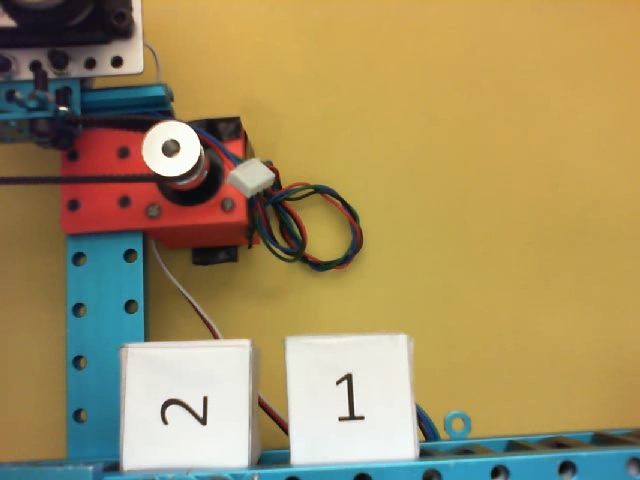
#> input picture pictures_numeric_train/21/20200414001003_2090.jpg, 640 x 480 px; its folder holds only this picture in this run
$ python eval.py
#> lines starting #> are read from the running program, lines starting #| are printed output that depends on the picture; after the words box and inside, x2 and y2 are one past the last pixel; in counts of white or black regions, pixels touching at a corner belong together
#> further down, source is the input picture: shape (480, 640, 3); mean B, G, R 97.3, 143.4, 161.6
# -*- coding: utf-8 -*-
# импортируйте все библиотеки, которые вам понадобятся
import cv2
import os


def standardize_input(source_img):
    img = cv2.cvtColor(source_img, cv2.COLOR_BGR2HSV)
#> img: shape (480, 640, 3); mean H, S, V 38.1, 127.6, 172

    img = cv2.inRange(img, (0, 0, 0), (255, 45, 255))
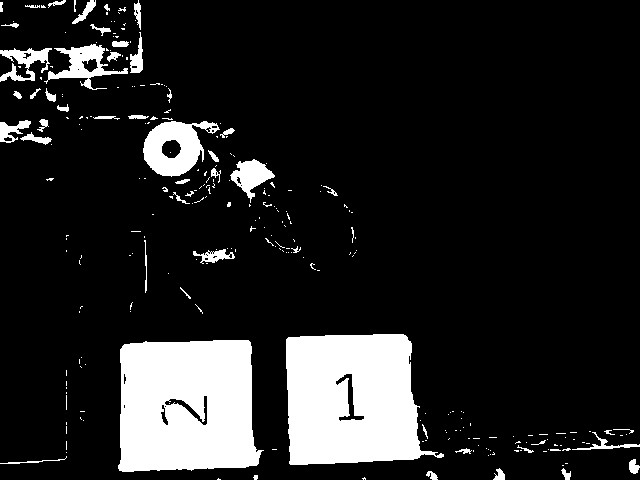
#> img: shape (480, 640); 13.8% white; 265 white regions (211 under 20 px), largest, box (x1, y1, x2, y2) and area: (118, 340, 264, 472) 16639, (286, 334, 444, 465) 15880, (143, 121, 220, 177) 2422
    img = cv2.erode(img, (3, 3), iterations=4)
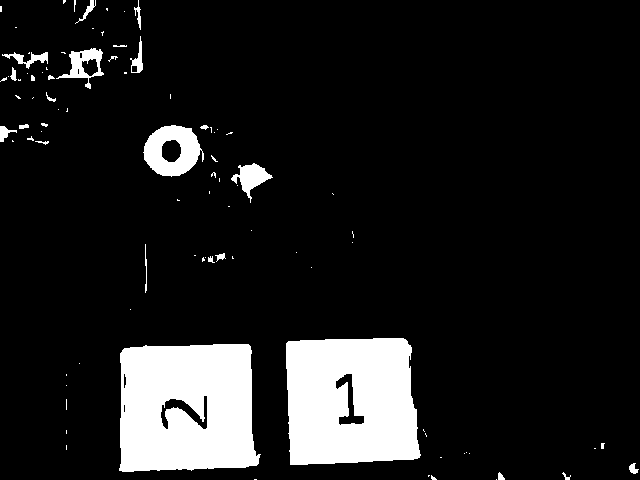
#> img: shape (480, 640); 11.7% white; 91 white regions (66 under 20 px), largest, box (x1, y1, x2, y2) and area: (119, 344, 261, 472) 15825, (286, 338, 421, 465) 15057, (143, 125, 204, 177) 1944
    img = cv2.dilate(img, (3, 3), iterations=4)
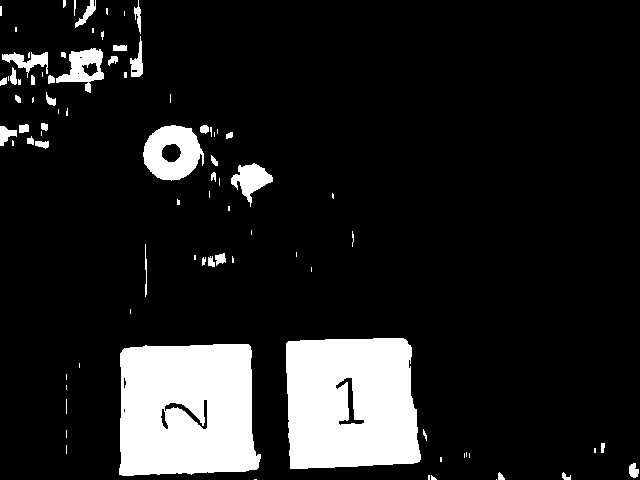
#> img: shape (480, 640); 12.9% white; 85 white regions (45 under 20 px), largest, box (x1, y1, x2, y2) and area: (119, 344, 261, 476) 16617, (286, 338, 421, 469) 15777, (143, 125, 204, 181) 2264

    c = max(cv2.findContours(img, cv2.RETR_TREE, cv2.CHAIN_APPROX_NONE)[0], key=cv2.contourArea)
#> c = contour of 518 points, box (x1, y1, x2, y2) (119, 344, 261, 476), area 16710
    extreme = tuple(c[c[:, :, 0].argmin()][0]), tuple(c[c[:, :, 1].argmin()][0]), \
              tuple(c[c[:, :, 0].argmax()][0]), tuple(c[c[:, :, 1].argmax()][0])
#> extreme = ((119, 468), (213, 344), (260, 458), (122, 475))
    x, y = (extreme[0][0], extreme[1][1]), (extreme[2][0], extreme[3][1])
#> x = (119, 344); y = (260, 475)
    img = source_img[x[1]:y[1], x[0]:y[0]]
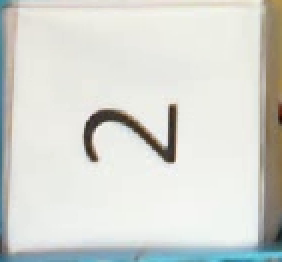
#> img: shape (131, 141, 3) (shown 2 times larger); mean B, G, R 210.9, 216.4, 214.4

    return img


MODEL_FILE_NAME = ''  # Пропишите путь к вашей модели


def load_final_model():
    """ Функция осуществляет загрузку модели машинного обучения из файла MODEL_FILE_NAME.
        Выходные параметры: загруженная модель
    """
    # TODO: Функция загрузки модели
    model = tuple()
    return model


def predict(image, model):
    """ Функция осуществляет подачу данных на вход модели и возвращает вектор формата [1, 2]. Длина вектора может быть от 1 до 3.
         Входные параметры: изображение
         Выходные параметры: вектор с определёнными цифрами на изображении.
    """
    # TODO: Функция предсказания вектора цифр по заданной картинке
    vec = tuple()
    return vec


# Просмотр обработанных картинок в директории path
path = 'pictures_numeric_train/21'
for filename in os.listdir(path):
    file = path + '/' + filename
    source = cv2.imread(file)
    image = standardize_input(source)

    cv2.imshow('image', image)
    while True:
        if cv2.waitKey(0) == ord('q'):
#> (key q is pressed here)
            cv2.destroyWindow('image')
            break

$ run again, on pictures_numeric_train/21/20200414001132_6875.jpg
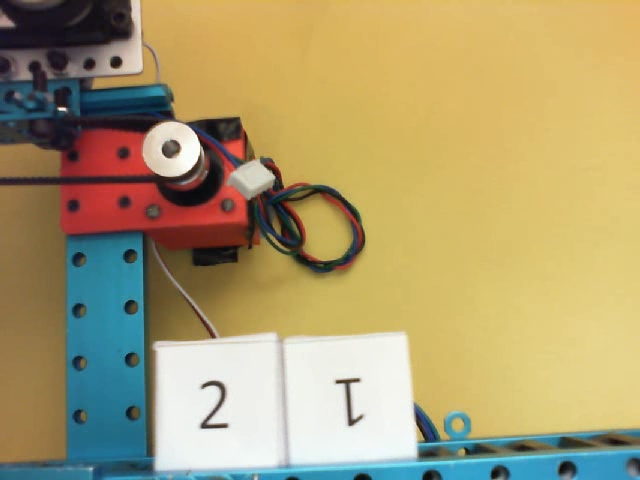
#> input picture pictures_numeric_train/21/20200414001132_6875.jpg, 640 x 480 px
#> source is the input picture: shape (480, 640, 3); mean B, G, R 112.4, 157, 171.6
#> in standardize_input, `img = cv2.dilate(img, (3, 3), iterations=4)`:
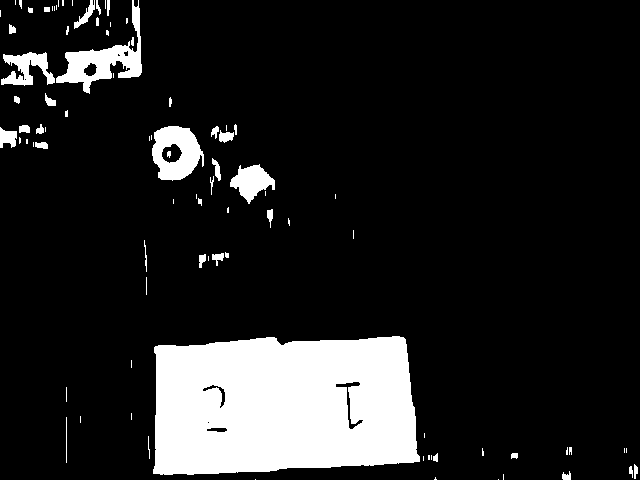
#> img: shape (480, 640); 13.5% white; 88 white regions (46 under 20 px), largest, box (x1, y1, x2, y2) and area: (153, 336, 420, 475) 32759, (56, 0, 142, 94) 2377, (152, 126, 204, 181) 1869
#> c = contour of 767 points, box (x1, y1, x2, y2) (153, 336, 420, 475), area 32744
#> extreme = ((153, 469), (392, 336), (419, 461), (160, 474))
#> x = (153, 336); y = (419, 474)
#> in standardize_input, `img = source_img[x[1]:y[1], x[0]:y[0]]`:
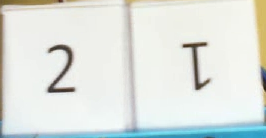
#> img: shape (138, 266, 3); mean B, G, R 223.6, 227.9, 222.3
